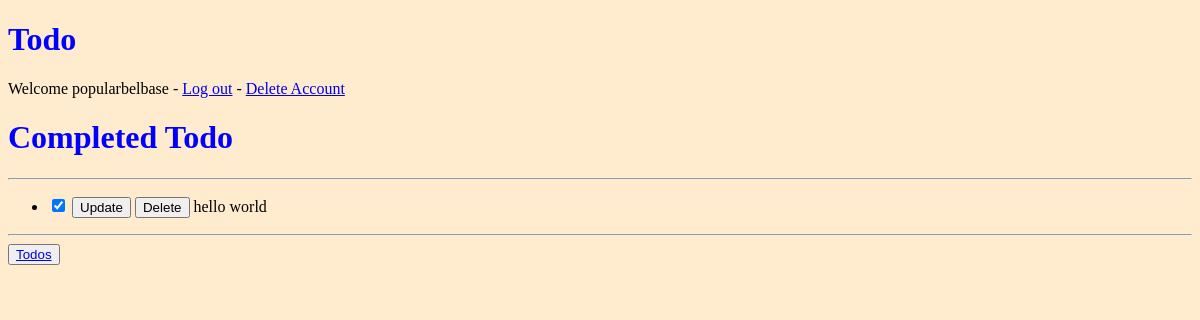
Before: /todo/completed_todos/ (signed in) with the older database file.
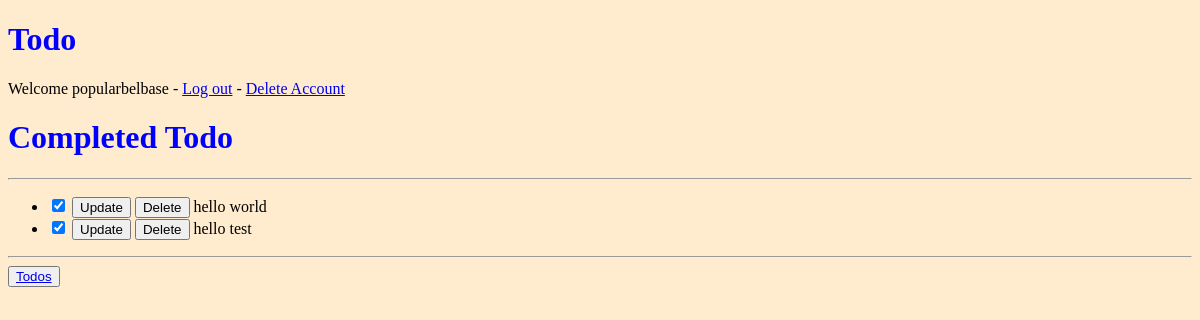
After: the same page with the newer database file.
### todo_app/models.py (models this page shows, shortened)
class Todo(models.Model):
   user = models.ForeignKey(User, on_delete=models.CASCADE, blank=True, null=True)
   text = models.CharField(max_length=200)
   status = models.BooleanField(default=False)

### todo_app/views.py (the view)
# urls.py: path('completed_todos/', views.completed_todos, name='completed_todos'),
@login_required
def completed_todos(request):
   todos = Todo.objects.filter(status=True)
   context = {
      'todos' : todos
   }
   return render(request, 'todo_app/completed_todos.html', context)

### todo_app/templates/todo_app/completed_todos.html (shortened to what this page needs)
{% extends "todo_app/base.html" %}
{% block content %}
   <h1>Completed Todo</h1>
   <hr />
      <ul>
      {% for todo in todos  %}
            <li>
               <form action="{% url 'todo_app:change_status' %}" method="POST">
                  <input type="checkbox" name="checked" {% if todo.status %}checked{% endif %} >
                  <button>Update</button>
                  <button formaction="{% url 'todo_app:delete_todo' %}">Delete</button>
                  {{ todo.text }}
               </form>
            </li>
      {% endfor %}
      </ul>
      <hr />
      {% endblock %}
    {% block footer %}
  <button> <a href="{% url 'todo_app:index' %}"> Todos </button>
{% endblock %}

Changed rows visible on the page:
added Todo: status "☑", text "hello test"
